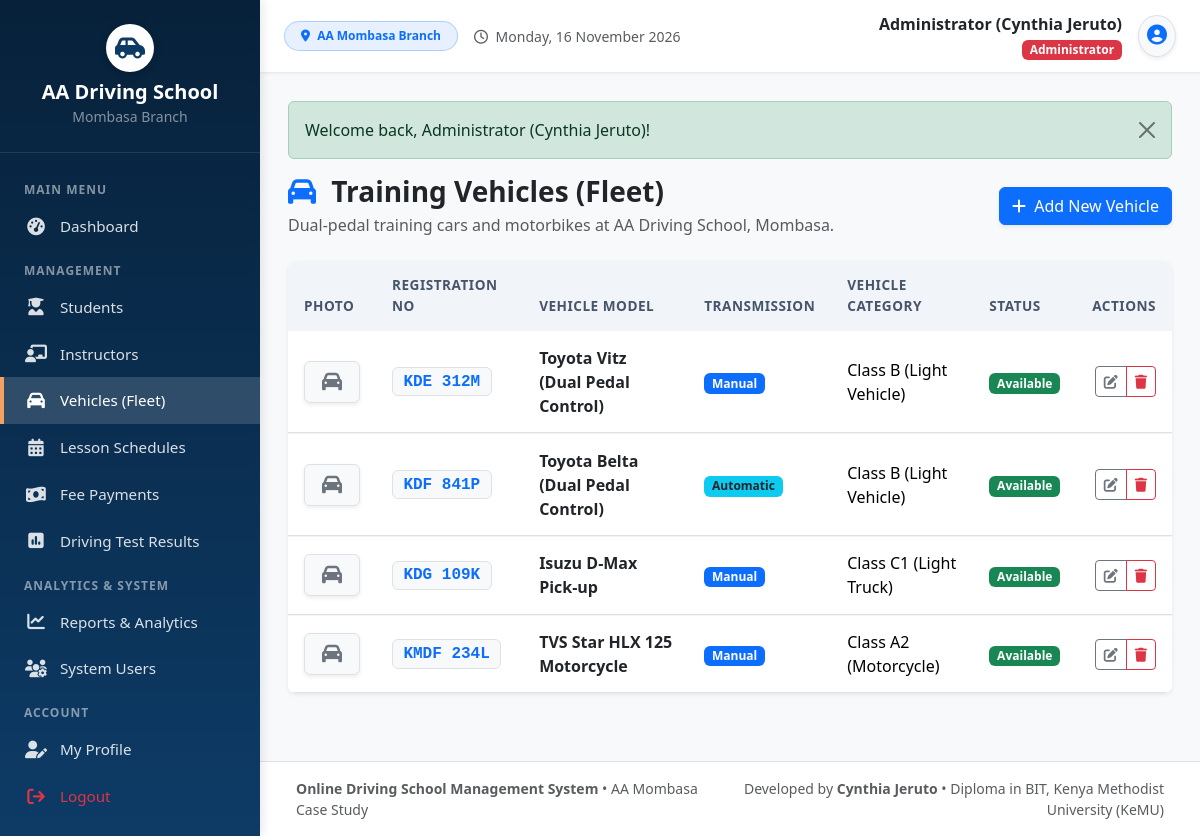
Screenshot of /vehicles.php (signed in) with the database file from the repository.
### tables this page shows
CREATE TABLE `vehicles` (
  `vehicle_id` INT(11) NOT NULL AUTO_INCREMENT,
  `reg_no` VARCHAR(20) NOT NULL UNIQUE,
  `model` VARCHAR(100) NOT NULL,
  `transmission` ENUM('Manual', 'Automatic') NOT NULL DEFAULT 'Manual',
  `category` VARCHAR(50) NOT NULL DEFAULT 'Class B (Light Vehicle)',
  `status` ENUM('Available', 'In Use', 'Maintenance') NOT NULL DEFAULT 'Available',
  `photo` VARCHAR(255) DEFAULT NULL,
  `created_at` TIMESTAMP NOT NULL DEFAULT CURRENT_TIMESTAMP,
  PRIMARY KEY (`vehicle_id`)
);

### vehicles.php (the view, shortened to what this page needs)
<?php
require_once __DIR__ . '/includes/header.php';
$stmt = $pdo->query("SELECT * FROM vehicles ORDER BY vehicle_id ASC");
$vehicles = $stmt->fetchAll();
?>
<div class="d-flex justify-content-between align-items-center mb-4">
    <div>
        <h3 class="fw-bold mb-1 text-dark"><i class="fa-solid fa-car text-primary me-2"></i> Training Vehicles (Fleet)</h3>
        <p class="text-muted mb-0">Dual-pedal training cars and motorbikes at AA Driving School, Mombasa.</p>
    </div>
    <a href="vehicle_add.php" class="btn btn-primary shadow-sm">
        <i class="fa-solid fa-plus me-1"></i> Add New Vehicle
    </a>
</div>
<div class="card border-0 shadow-sm rounded-3">
    <div class="card-body p-0">
        <div class="table-responsive">
            <table class="table custom-table table-hover mb-0">
                <thead>
                    <tr>
                        <th style="width: 80px;">Photo</th>
                        <th>Registration No</th>
                        <th>Vehicle Model</th>
                        <th>Transmission</th>
                        <th>Vehicle Category</th>
                        <th>Status</th>
                        <th class="text-end">Actions</th>
                    </tr>
                </thead>
                <tbody>
                    <?php if (empty($vehicles)): ?>
                        <tr><td colspan="7" class="text-center py-5 text-muted">No vehicles registered yet.</td></tr>
                    <?php else: ?>
                        <?php foreach ($vehicles as $v): ?>
                            <tr>
                                <td>
                                    <?php if (!empty($v['photo'])): ?>
                                        <img src="<?= htmlspecialchars($v['photo']) ?>" alt="Vehicle Photo" class="rounded border shadow-sm" style="width: 56px; height: 42px; object-fit: cover;">
                                    <?php else: ?>
                                        <div class="rounded border bg-light d-flex align-items-center justify-content-center text-muted shadow-sm" style="width: 56px; height: 42px;">
                                            <i class="fa-solid fa-car fs-5 text-secondary"></i>
                                        </div>
                                    <?php endif; ?>
                                </td>
                                <td><span class="badge bg-light text-primary border font-monospace fs-6"><?= htmlspecialchars($v['reg_no']) ?></span></td>
                                <td class="fw-bold text-dark"><?= htmlspecialchars($v['model']) ?></td>
                                <td>
                                    <span class="badge bg-<?= ($v['transmission'] === 'Manual') ? 'primary' : 'info text-dark' ?>">
                                        <?= htmlspecialchars($v['transmission']) ?>
                                    </span>
                                </td>
                                <td><?= htmlspecialchars($v['category']) ?></td>
                                <td>
                                    <?php
                                    $vBadge = [
                                        'Available' => 'success',
                                        'In Use' => 'warning text-dark',
                                        'Maintenance' => 'danger'
                                    ][$v['status']] ?? 'secondary';
                                    ?>
                                    <span class="badge bg-<?= $vBadge ?>"><?= htmlspecialchars($v['status']) ?></span>
                                </td>
                                <td class="text-end">
                                    <div class="btn-group btn-group-sm">
                                        <a href="vehicle_edit.php?id=<?= $v['vehicle_id'] ?>" class="btn btn-outline-secondary" title="Edit Vehicle">
                                            <i class="fa-solid fa-pen-to-square"></i>
                                        </a>
                                        <?php if (has_role('Administrator')): ?>
                                        <a href="vehicle_delete.php?id=<?= $v['vehicle_id'] ?>" class="btn btn-outline-danger" onclick="return confirm('Delete this vehicle?')" title="Delete Vehicle">
                                            <i class="fa-solid fa-trash"></i>
                                        </a>
                                        <?php endif; ?>
                                    </div>
                                </td>
                            </tr>
                        <?php endforeach; ?>
                    <?php endif; ?>
                </tbody>
            </table>
        </div>
    </div>
</div>
<?php require_once __DIR__ . '/includes/footer.php'; ?>

### assets/css/style.css (style rules this page uses)
:root { --primary-color: #0d3b66; --primary-dark: #07213a; --primary-light: #185a9d; --accent-color: #f4a261; --accent-hover: #e76f51; --bg-light: #f8f9fa; --sidebar-width: 260px; --text-dark: #2b2d42; --card-shadow: 0 4px 12px rgba(0, 0, 0, 0.05); }
body { font-family: 'Segoe UI', system-ui, -apple-system, sans-serif; background-color: var(--bg-light); color: var(--text-dark); min-height: 100vh; }
.custom-table { border-collapse: separate; border-spacing: 0; border-radius: 8px; overflow: hidden; background: #ffffff; }
.custom-table thead th { background-color: #f1f5f9; color: #475569; font-weight: 600; font-size: 0.85rem; text-transform: uppercase; letter-spacing: 0.5px; border: none; padding: 0.9rem 1rem; }
.custom-table tbody td { padding: 0.9rem 1rem; vertical-align: middle; border-top: 1px solid #f1f5f9; }

### rows the page displays
vehicles: reg_no "KDE 312M", model "Toyota Vitz (Dual Pedal Control)", transmission "Manual", category "Class B (Light Vehicle)", status "Available"
vehicles: reg_no "KDF 841P", model "Toyota Belta (Dual Pedal Control)", transmission "Automatic", category "Class B (Light Vehicle)", status "Available"
vehicles: reg_no "KDG 109K", model "Isuzu D-Max Pick-up", transmission "Manual", category "Class C1 (Light Truck)", status "Available"
vehicles: reg_no "KMDF 234L", model "TVS Star HLX 125 Motorcycle", transmission "Manual", category "Class A2 (Motorcycle)", status "Available"

### other values shown
$_SESSION['full_name'] "Administrator (Cynthia Jeruto)"
$_SESSION['role'] "Administrator"
$flash['message'] "Welcome back, Administrator (Cynthia Jeruto)!"
